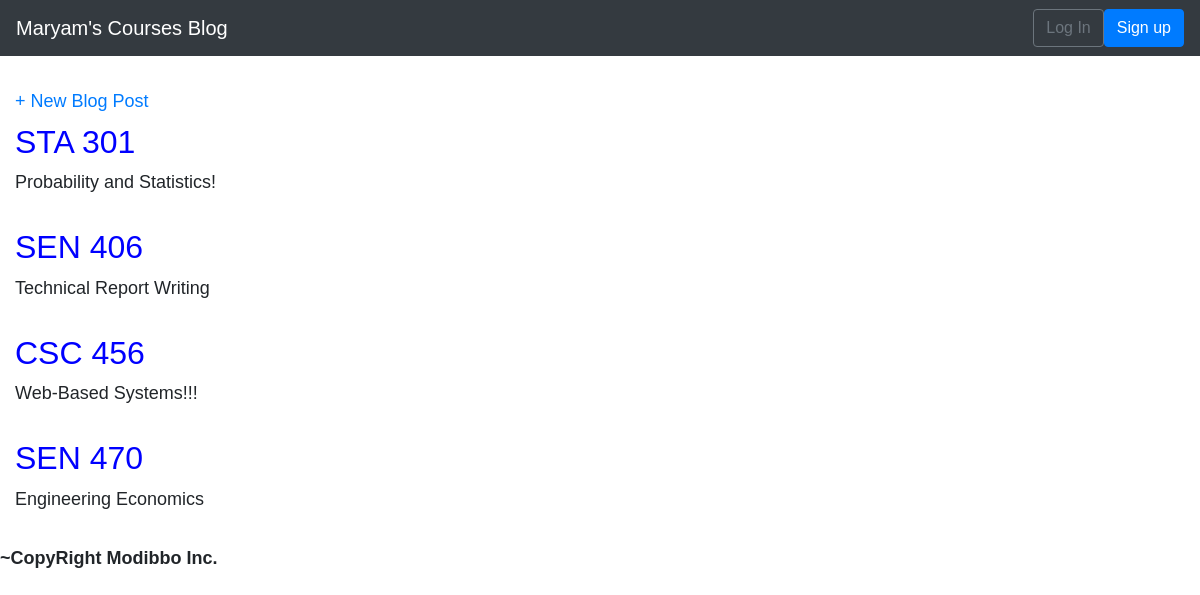
The page / on the database its author committed.
### blog/models.py (models this page shows, shortened)
class Post(models.Model):
  title = models.CharField(max_length=200)
  author = models.ForeignKey('auth.User',on_delete=models.CASCADE,)
  body = models.TextField()

### blog/views.py (the view)
# urls.py: path('', BlogListView.as_view(), name='home'),
class BlogListView(ListView):
  model = Post
  template_name = 'home.html'

### blog/templates/home.html (shortened to what this page needs)
<!DOCTYPE html>
    {% extends 'base.html' %}
    {% block content %}
        {% for post in object_list %}
        <div class="post-entry">
            <h2><a href="{% url 'post_detail' post.pk %}">{{ post.title }}</a></h2>
            <p>{{ post.body }}</p>
        </div>
        {% endfor %}
    {% endblock content %}

### static/css/base.css (style rules this page uses)
body { font-family: 'Source Sans Pro', sans-serif; font-size: 18px; }
.post-entry { margin-bottom: 2rem; }
.post-entry h2 { margin: 0.5rem 0; }
.post-entry h2 a, .post-entry h2 a:visited { color: blue; text-decoration: none; }
.post-entry p { margin: 0; font-weight: 400; }

### rows shown on the page
Post: title "STA 301", body "Probability and Statistics!"
Post: title "SEN 406", body "Technical Report Writing"
Post: title "CSC 456", body "Web-Based Systems!!!"
Post: title "SEN 470", body "Engineering Economics"
